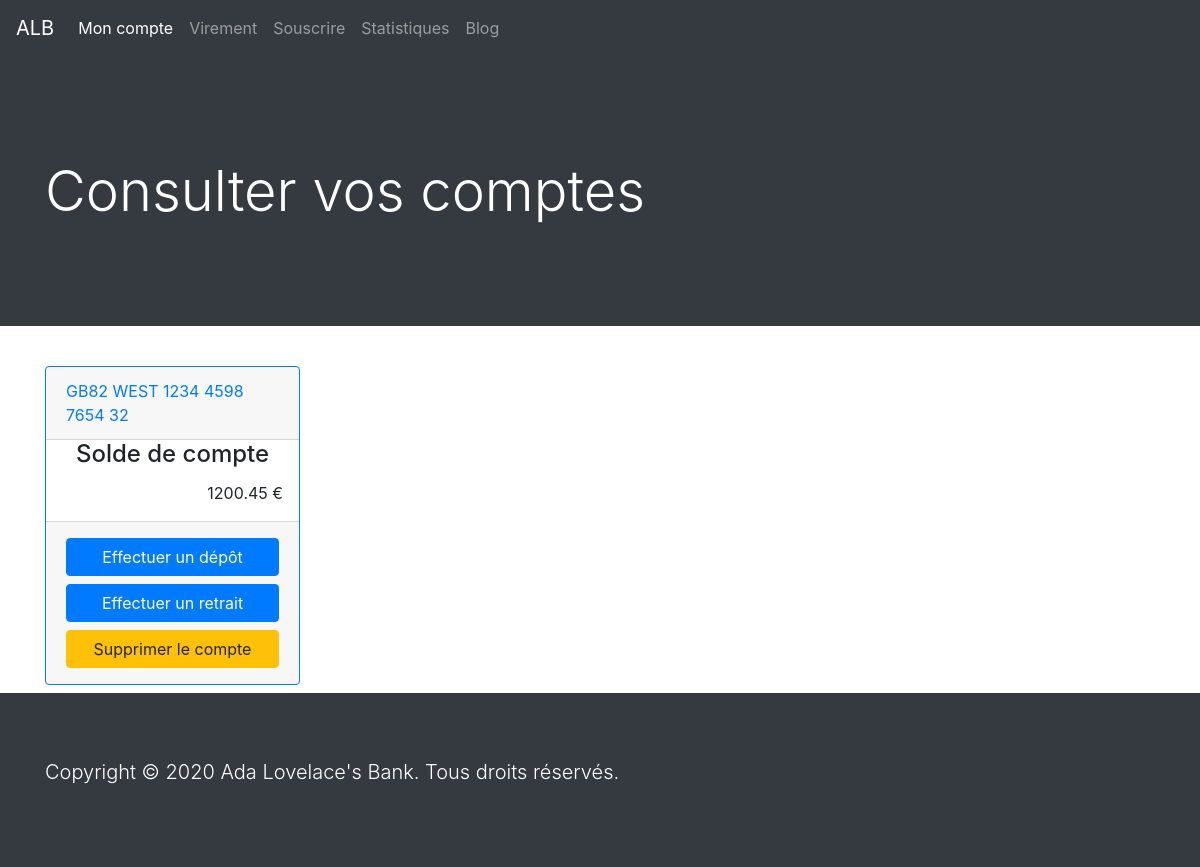
/index.php (signed in), run on an earlier commit of the app's database.
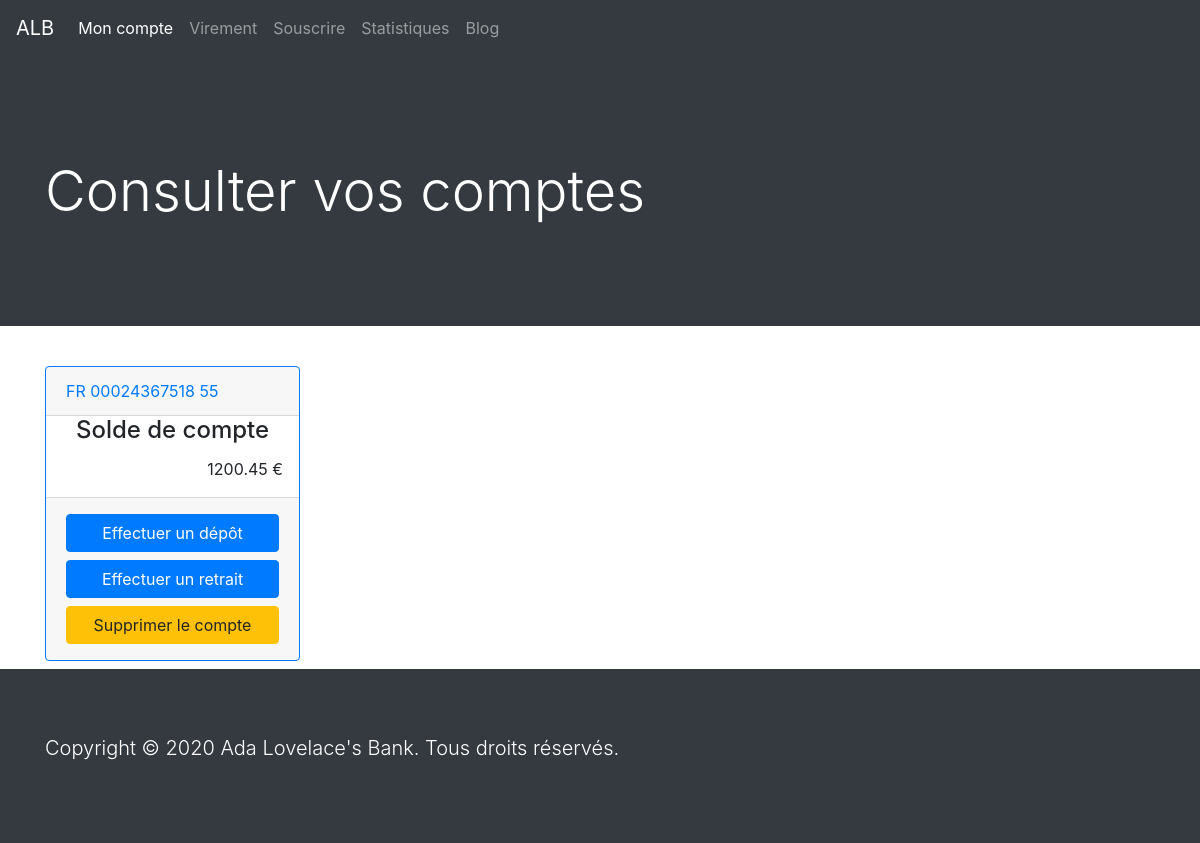
And on a later commit of the database.
### tables this page shows
CREATE TABLE alb_accounts (
		a_id TINYINT UNSIGNED NOT NULL AUTO_INCREMENT UNIQUE,
		a_user_id INT UNSIGNED NOT NULL,
		a_number VARCHAR(35) NOT NULL,
		a_type VARCHAR(20) NOT NULL,
		a_balance DECIMAL(11,2) NOT NULL,
		a_creation_date DATE NOT NULL,
		PRIMARY KEY (a_id),
		CONSTRAINT fk_user_id
			FOREIGN KEY (a_user_id)
			REFERENCES alb_users(u_id)
	);

### page/database.php (called while the page is built, shortened)
<?php
function getAccounts($db, $userId) {
    $query = $db->prepare("SELECT * FROM alb_accounts WHERE a_user_id = :userId");
    $query->execute(["userId" => $userId]);
    return $query->fetchall(PDO::FETCH_ASSOC);
}

### index.php (the view, shortened to what this page needs)
<?php
  $userId = $_SESSION['logged'];
  require_once "page/database.php";
  $db = dbConnect();
  $accounts = getAccounts($db, $userId);
  $title = "Consulter vos comptes";
  include "page/header.php";
?>
  <main class="container">
    <section class="row">
      <?php
        foreach ($accounts as $keys => $value):
      ?>
        <div class ="col-12 col-sm-6 col-lg-3 my-2">
          <div class="card border-primary h-100">
            <div class="card-header">
              <a href="account.php?account=<?php echo $value['a_id'] ?>" >
                <?php echo $value['a_number'] ?>
              </a>
            </div>
            <h4 class="card-title text-center">Solde de compte</h4>
            <p class="card-text text-right pr-3"><?php echo $value['a_balance'] ?> €</p>
            <div class="card-footer">
              <a href="#" class="btn btn-primary w-100 my-1">Effectuer un dépôt</a>
              <a href="#" class="btn btn-primary w-100 my-1">Effectuer un retrait</a>
              <a href="#" class="btn btn btn-warning w-100 my-1">Supprimer le compte</a>
            </div>
          </div>
        </div>
      <?php
        endforeach;
      ?>
    </section>
  </main>
<?php
  include "page/footer.php";
?>

### page/header.php (shortened to what this page needs)
<!doctype html>
<html class="no-js" lang="fr">
<head>
  <link rel="stylesheet" href="https://stackpath.bootstrapcdn.com/bootstrap/4.5.2/css/bootstrap.min.css">
  <link rel="stylesheet" href="css/normalize.css">
  <link rel="stylesheet" href="css/main.css">
</head>
<body>
  <nav class="navbar navbar-expand-lg navbar-dark bg-dark">
    <a class="navbar-brand" href="#">ALB</a>
    <div class="collapse navbar-collapse" id="navbarNavAltMarkup">
      <div class="navbar-nav">
        <a class="nav-link active" href="index.php">Mon compte<span class="sr-only">(current)</span></a>
        <a class="nav-link" href="virements.php">Virement</a>
        <a class="nav-link" href="souscrire.php">Souscrire</a>
        <a class="nav-link" href="statistiques.php">Statistiques</a>
        <a class="nav-link" href="blog.php">Blog</a>
      </div>
    </div>
  </nav>
  <header class="jumbotron jumbotron-fluid text-white bg-dark">
    <div class="container">
      <h1 class="display-4"><?php echo $title ?></h1>
    </div>
  </header>

### page/footer.php (shortened to what this page needs)
  <footer class="jumbotron jumbotron-fluid text-white bg-dark mb-0">
    <div class="container">
      <p class="lead">Copyright © 2020 Ada Lovelace's Bank. Tous droits réservés.</p>
    </div>
  </footer>
</body>
</html>

### css/main.css (style rules this page uses)
html { color: #222; font-size: 1em; line-height: 1.4; }

What changed in the data, as far as the page shows it:
changed alb_accounts: a_number "GB82 WEST 1234 4598 7654 32" → "FR 00024367518 55"
